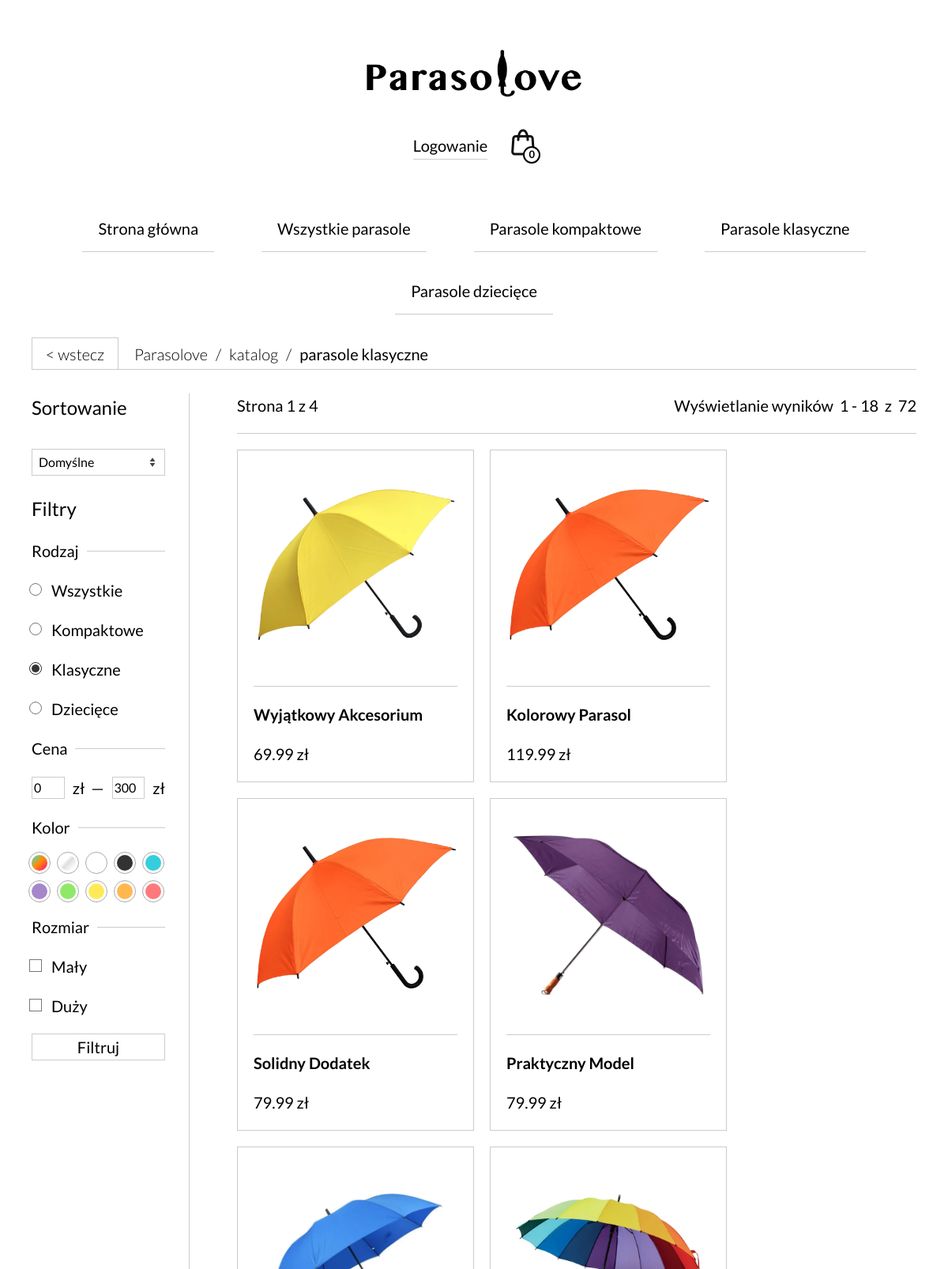
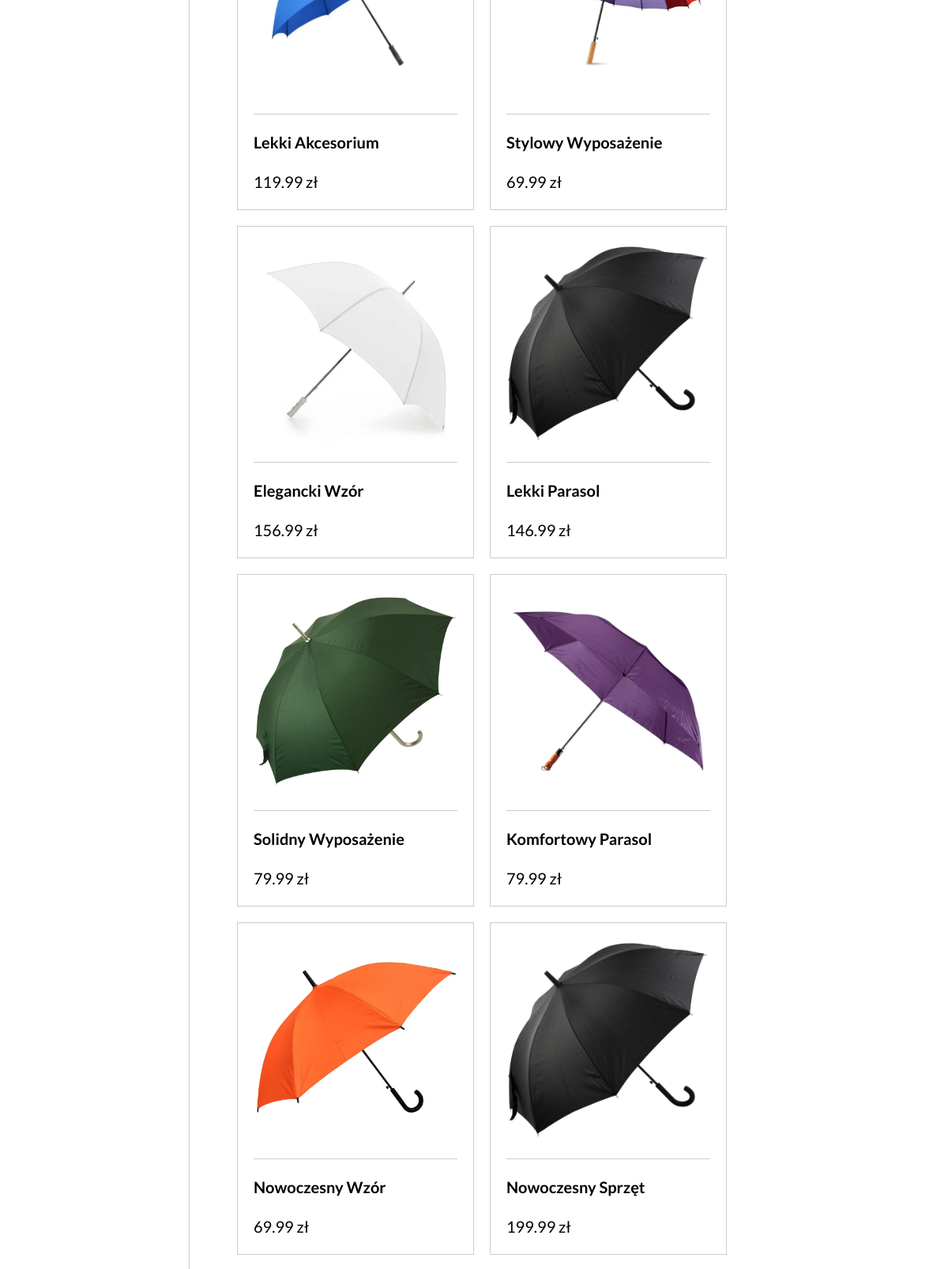
Page /katalog?category=klasyczne (upper part) on the committed database (2 pictures, top to bottom).
### tables this page shows
CREATE TABLE `category` (
  `category_id` int(11) NOT NULL,
  `name` varchar(45) NOT NULL
);

CREATE TABLE `color` (
  `color_id` int(11) NOT NULL,
  `name` varchar(20) NOT NULL,
  `hex_code` varchar(255) NOT NULL COMMENT 'color hex code with #'
);

CREATE TABLE `size` (
  `size_id` int(1) NOT NULL,
  `name` varchar(20) NOT NULL
);

CREATE TABLE `product` (
  `product_id` int(11) NOT NULL,
  `category_id` int(11) NOT NULL,
  `color_id` int(5) NOT NULL,
  `size_id` int(1) NOT NULL,
  `name` varchar(45) NOT NULL,
  `description` text NOT NULL,
  `price` decimal(10,2) NOT NULL,
  `quantity` int(11) NOT NULL,
  `is_archived` tinyint(1) NOT NULL DEFAULT 0
);

### pages/catalog.php (the view, shortened to what this page needs)
<?php
	require_once('components/htmlBegin.php');
	require_once('components/header.php');
	require_once('components/breadcrumb.php');
?>
<div class="page-container">
	<div class="flex-container mobile-aside-catalog-gap">
		<aside class="filters" style="user-select: none;">
			<div>
				<form method="get" name="sort">
					<p style="font-size: 1.2rem;">Sortowanie</p>
					<?php
						$sort = $_GET['sort'] ?? 'default';
					?>
					<select name="sort" id="sort" onchange="this.form.submit()">
						<option value="default" <?= $sort == 'default' ? 'selected' : ''?>>Domyślne</option>
					</select>
				</form>
			</div>
			<form method="get">
				<p style="font-size: 1.2rem;">Filtry</p>
				<div class="flex-container align-center row nowrap" style="gap: .5rem"> <span style="width: fit-content;"> Rodzaj </span> <hr> </div>
					<div class="styled-radio"><input type="radio" name="category" id="wszystkie" value="wszystkie" checked> <label for="wszystkie">Wszystkie</label> </div>
					<?php
						$sql = "SELECT name FROM `category`";
						$result = mysqli_query($conn, $sql);
						while($row = mysqli_fetch_array($result)) {
							echo '<div class="styled-radio"> <input type="radio" name="category" id="' . $row["name"] . '" value="' . $row["name"] . '" ' .
								((isset($_GET['category']) && $row["name"] == $_GET['category']) ? "checked" : "")
							. '> <label for="' . $row["name"] . '">' . ucfirst($row["name"]) . '</label> </div>';
						}
					?>
				<div class="flex-container align-center row nowrap" style="gap: .5rem"> <span style="width: fit-content;"> Cena </span> <hr> </div>
					<div class="cena-input">
						<input type="number" name="price-min" id="price-min" value="<?= ( isset($_GET['price-min']) && is_numeric($_GET['price-min']) && ($_GET['price-min']) != '' ) ? $_GET['price-min'] : '0' ?>" style="margin-left: 0;"> <label for="price-min" style="min-width: fit-content;">zł &nbsp;&mdash;</label>
						<input type="number" name="price-max" id="price-max" value="<?= ( isset($_GET['price-max']) && is_numeric($_GET['price-max']) && ($_GET['price-max']) != '' ) ? $_GET['price-max'] : ceil(mysqli_fetch_array(mysqli_query($conn, 'SELECT MAX(price) FROM product;'))[0]) ?>"> <label for="price-max">zł</label>
					</div>
				<div class="flex-container align-center row nowrap" style="gap: .5rem"> <span style="width: fit-content;"> Kolor </span> <hr> </div>
					<div class="flex-container row" style="gap: .8rem">
						<?php
							$sql = "SELECT name, hex_code FROM `color`";
							$result = mysqli_query($conn, $sql);
							while($row = mysqli_fetch_array($result)) {
								$checked = (isset($_GET['color']) && is_array($_GET['color']) && in_array($row['name'], $_GET['color'])) ? 'checked' : '';
								echo '<label title="' . $row["name"] . '" for="' . $row["name"] . '" class="color-checkbox-label" style="background: ' . $row["hex_code"] . '"></label>
									  <input type="checkbox" name="color[]" value="' . $row["name"] . '" id="' . $row["name"] . '" class="color-checkbox"' . $checked . '>';
							}
						?>
					</div>
				<div class="flex-container align-center row nowrap" style="gap: .5rem"> <span style="width: fit-content;"> Rozmiar </span> <hr> </div>
					<?php
						$sql = "SELECT name FROM `size`";
						$result = mysqli_query($conn, $sql);
						while($row = mysqli_fetch_array($result)) {
							$checked = (isset($_GET['size']) && is_array($_GET['size']) && in_array($row['name'], $_GET['size'])) ? 'checked' : '';
							echo '<div class="styled-checkbox">
									<input type="checkbox" name="size[]" value="' . $row["name"] . '" id="' . $row["name"] . '"' . $checked . '>
									<label for="' . $row["name"] . '">' . $row["name"] . '</label>
								</div>';
						}
					?>
				<input type="submit" value="Filtruj" class="btn">
			</form>
		</aside>
		<div class="flex-container flex-1 mobile-catalog" style="gap: 1rem;">
			<?php
				$getProducts = getProducts($conn, $sort, true, false);
				$products = $getProducts['products'];
				foreach ($products as $product) {
					echo '<a href="/produkt?id=' . $product['pro_product_id'] . '" class="product-card">
							'. getProductImage($product['pro_product_id'], 0, $product['pro_color_id']) .'
							<hr>
							<h4>' . $product['pro_name'] . '</h4>
							<p>' . $product['pro_price'] . ' zł</p>
						</a>';
				}
			?>
		</div>
	</div>
</div>
<?php
	require_once('components/htmlEnd.php');
?>

### components/header.php (shortened to what this page needs)
<header>
	<div class="block">
		<a href="/">
			<img src="assets/site-images/parasolove-logo.png" alt="Logo" class="logo">
		</a>
	</div>
	<div class="block header-right">
		<?php if (isset($_SESSION['user_id']) && $_SESSION['user_role'] == "client") { ?>
			<a href="/konto" class="link">Moje konto</a>
			<a href="/wyloguj" class="link">Wyloguj</a>
		<?php } else if (isset($_SESSION['user_id']) && $_SESSION['user_role'] == "admin") { ?>
			<a href="/panel-sprzedawcy" class="link">Panel sprzedawcy</a>
			<a href="/wyloguj" class="link">Wyloguj</a>
		<?php } else { ?>
			<div class="login-wrapper" style="position: relative;">
				<span class="link" onclick="popup()" style="cursor: pointer; user-select: none;">Logowanie</span>
			</div>
		<?php } ?>
		<a href="/koszyk" class="shopping-bag-icon" id="cart-count"><img src="assets/site-images/shopping-bag.svg" alt="Koszyk" class="icon"></a>
	</div>
</header>
<nav>
	<ul>
		<li><a href="/">Strona główna</a></li>
		<li><a href="/katalog">Wszystkie parasole</a></li>
		<?php
			$sql = "SELECT name FROM `category` LIMIT 3";
			$result = mysqli_query($conn, $sql);
			while($row = mysqli_fetch_array($result)) {
				echo "<li> <a href='/katalog?category=" . $row['name'] . "'> Parasole " . $row['name'] . "</a> </li>";
			}
		?>
	</ul>
</nav>

### handlers/functions.php (shortened to what this page needs)
<?php
	function getProductImage($id, $index = 0, $colorId = null) {
		$imageName = $id . '-' . $index . '.webp';
		$filePath = 'assets/product/' . $imageName;
		$src = file_exists($filePath) ? $filePath : 'assets/site-images/no-image.svg';
		if ($src == 'assets/site-images/no-image.svg') {
			return getImageByColor($colorId);
		} else {
			return '<img src="' . $src . '" loading="lazy" style="object-fit: contain;">';
		}
	}
	function getImageByColor($colorId) {
		$filePath = 'assets/product/color/' . $colorId . '.webp';
		$src = file_exists($filePath) ? $filePath : 'assets/site-images/no-image.svg';
		if ($src == 'assets/site-images/no-image.svg') {
			return '<img src="' . $src . '" style="padding: 5em;" loading="lazy">';
		} else {
			return '<img src="' . $src . '" loading="lazy" style="object-fit: contain;">';
		}
	}
	function filters($conn) {
		$where = [];
		$filters = [
			'category'	=> fn($v) => $v !== 'wszystkie' ? "category.name = '" . mysqli_real_escape_string($conn, $v) . "'" : null,
			'price-min'	=> fn($v) => is_numeric($v) ? "pro.price >= " . (int)$v : null,
			'price-max'	=> fn($v) => is_numeric($v) ? "pro.price <= " . (int)$v : null,
			'color'		=> fn($v) => is_array($v) ? "color.name IN (" . implode(',', array_map(fn($c) => "'" . mysqli_real_escape_string($conn, $c) . "'", $v)) . ")" : null,
			'size'		=> fn($v) => is_array($v) ? "size.name IN (" . implode(',', array_map(fn($s) => "'" . mysqli_real_escape_string($conn, $s) . "'", $v)) . ")" : null,
		];
		foreach ($filters as $key => $builder) {
			if (isset($_GET[$key]) && ($clause = $builder($_GET[$key]))) {
				$where[] = $clause;
			}
		}
		$whereSQL = $where ? ' ' . implode(' AND ', $where) : '';
		return $whereSQL;
	}
	function getProducts($conn, $sort = 'default', $pagination = false, $limitOne = false, $productId = 0) {
		$sortOptions = [
			'default' => 'pro_product_id DESC',
			'price-asc' => 'pro_price ASC',
			'price-desc' => 'pro_price DESC',
			'name-asc' => 'pro_name ASC',
			'name-desc' => 'pro_name DESC',
			'category-asc' => 'cat_name ASC',
			'category-desc' => 'cat_name DESC',
			'id-asc' => 'pro_product_id ASC',
			'id-desc' => 'pro_product_id DESC',
			'color-asc' => 'col_name ASC',
			'color-desc' => 'col_name DESC',
			'size-asc' => 'siz_name ASC',
			'size-desc' => 'siz_name DESC',
			'quantity-asc' => 'pro_quantity ASC',
			'quantity-desc' => 'pro_quantity DESC'
		];
		$sort = $sortOptions[$sort] ?? $sortOptions['default'];
			$paginationSql = '';
			$paginationStart = 0;
			$pageNumber = 1;
			$recordsPerPage = 18;
			$numberOfRecords = 0;
			$numberOfPages = 1;
			$whereSql = '';
			if ($pagination) {
				$filterString = filters($conn);
				$whereCount = "WHERE pro.is_archived = 0";
				if ($filterString) {
					$whereCount .= " AND" . $filterString;
				}
				$countSql = "SELECT COUNT(*) AS count FROM product pro
							JOIN category ON pro.category_Id = category.category_Id
							JOIN color ON pro.color_Id = color.color_Id
							JOIN size ON pro.size_Id = size.size_Id
							$whereCount";
				$numberOfRecords = mysqli_fetch_assoc(mysqli_query($conn, $countSql))['count'];
				$numberOfPages = ceil($numberOfRecords / $recordsPerPage);
				$paginationStart = ($pageNumber - 1) * $recordsPerPage;
				$paginationSql = " LIMIT $paginationStart, $recordsPerPage";
				$whereSql = $whereCount;
			}
			if ($pagination) {
				$startRecord = $paginationStart + 1;
				$endRecord = min($paginationStart + $recordsPerPage, $numberOfRecords);
				echo '<div class="flex-container align-center flex-row nowrap gap-m mobile-page-info" style="justify-content: space-between">';
				echo "<p> Strona $pageNumber z $numberOfPages </p>";
				echo "<p> Wyświetlanie wyników&nbsp; $startRecord - $endRecord &nbsp;z&nbsp; $numberOfRecords </p>";
				echo '</div><hr>';
			}
		$sql = 'SELECT
					pro.product_id 		AS pro_product_id,
					pro.category_id 	AS pro_category_id,
					pro.color_id 		AS pro_color_id,
					pro.size_id 		AS pro_size_id,
					pro.name 			AS pro_name,
					pro.description 	AS pro_description,
					pro.price 			AS pro_price,
					pro.quantity 		AS pro_quantity,
					pro.is_archived 	AS pro_is_archived,
					category.name 		AS cat_name,
					color.name 			AS col_name,
					color.hex_code		AS col_hex_code,
					size.name 			AS siz_name
				FROM product pro
				JOIN category ON pro.category_Id = category.category_Id
				JOIN color ON pro.color_Id = color.color_Id
				JOIN size ON pro.size_Id = size.size_Id ' .
				$whereSql . '
				ORDER BY ' . $sort . $paginationSql;
		$result = mysqli_query($conn, $sql);
		return [
			'products' => mysqli_fetch_all($result, MYSQLI_ASSOC),
			'pagination' => [
				'currentPage' => $pageNumber,
				'totalPages' => $numberOfPages
			],
			'foundProducts' => mysqli_num_rows($result)
		];
	}
?>

### rows in the picture
category: name "kompaktowe", name "Kompaktowe"
category: name "klasyczne", name "Klasyczne"
category: name "dziecięce", name "Dziecięce"
size: name "Mały"
size: name "Duży"
product: shows a picture, name "Wyjątkowy Akcesorium", price "69.99"
product: name "Kolorowy Parasol", price "119.99"
product: name "Solidny Dodatek", price "79.99"
product: name "Praktyczny Model", price "79.99"
product: shows a picture, name "Lekki Akcesorium", price "119.99"
product: shows a picture, name "Stylowy Wyposażenie", price "69.99"
product: shows a picture, name "Elegancki Wzór", price "156.99"
product: name "Lekki Parasol", price "146.99"
product: shows a picture, name "Solidny Wyposażenie", price "79.99"
product: name "Komfortowy Parasol", price "79.99"
product: name "Nowoczesny Wzór", price "69.99"
product: name "Nowoczesny Sprzęt", price "199.99"

### other values in the picture
$_GET['category'] "klasyczne"
$pageNumber "1"
$numberOfPages "4"
$startRecord "1"
$endRecord "18"
$numberOfRecords "72"
